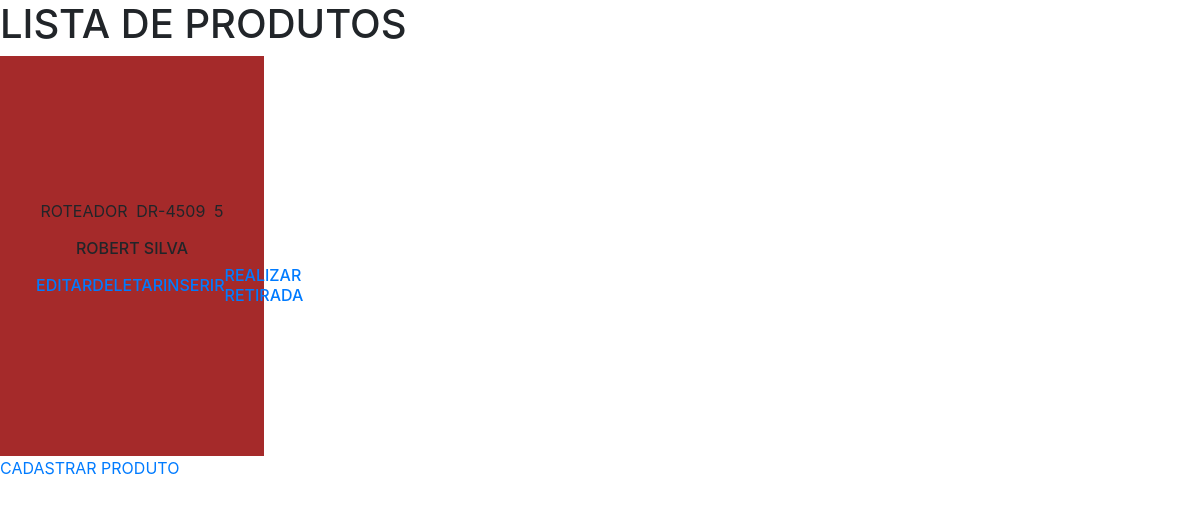
The app's page /produtoList/ (signed in), older data.
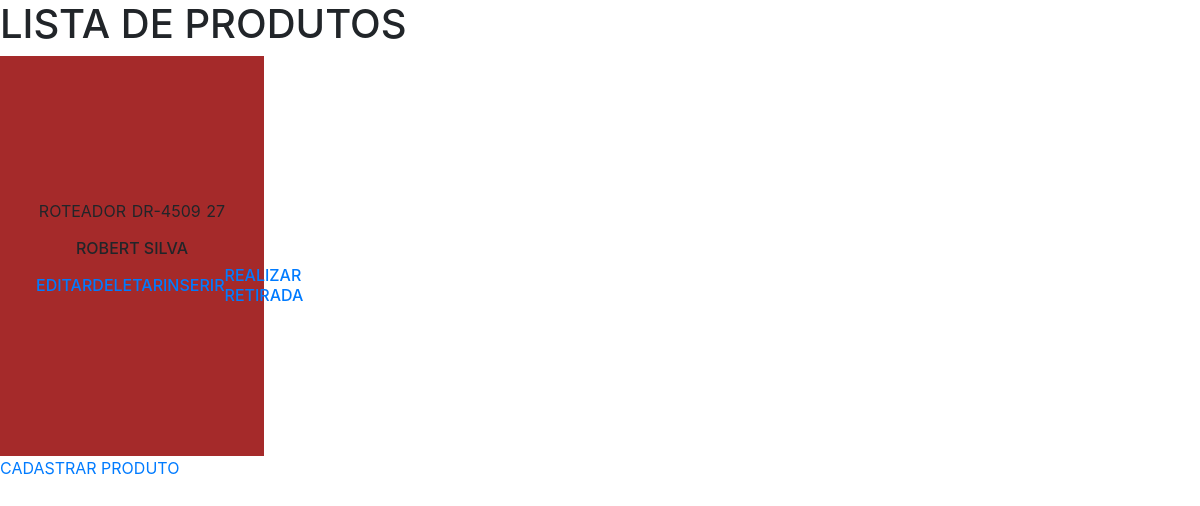
The same page, newer data.
### core/models.py (models this page shows, shortened)
class Produto(models.Model):
    modelo = models.CharField('Nome',max_length=30,blank=False)
    quantidade = models.IntegerField('Quantidade',blank=False)
    fotoUm = models.ImageField('Foto',upload_to='fotosProduto',blank=False)
    fotoDois = models.ImageField('Foto',upload_to='fotosProduto',blank=True)
    fotoTres = models.ImageField('Foto',upload_to='fotosProduto',blank=True)
    fornecedor = models.ForeignKey(Fornecedor,on_delete=models.CASCADE)
    equipamento = models.ForeignKey(TipoProduto,on_delete=models.CASCADE)

class TipoProduto(models.Model):
    nome = models.CharField('Nome',max_length=20,blank=False)
    def __str__(self):
        return self.nome.upper()

class Fornecedor(models.Model):
    nome = models.CharField('Nome', max_length=100,blank=False)
    cnpj = CNPJField(masked=True,blank=False)
    telefone = models.IntegerField('Telefone',blank=False)
    codigoPostal = models.IntegerField('CEP',blank=False)
    emailFornecedor = models.EmailField('Email',max_length=100,blank=False)
    fotoFornecedor = models.ImageField('Foto',upload_to='fornecedoresImg',null=True)
    def __str__(self):
        return self.nome.upper()

### core/views.py (the view)
# urls.py: path('produtoList/',produto_lista,name='list_produto'),
@login_required
def produto_lista(request):
    prod = Produto.objects.all()
    contexto = {
        'list_produto': prod
    }
    return render(request,'produto_lista.html',contexto)

### templates/produto_lista.html (shortened to what this page needs)
<!DOCTYPE html>
{% load static %}
<html lang="en">
  <head>
    <link rel="stylesheet" href="{% static '/css/produtoList.css' %}" />
    <link
      rel="stylesheet"
      href="https://cdn.jsdelivr.net/npm/bootstrap@4.0.0/dist/css/bootstrap.min.css"
    />
  </head>
  <body>
    <h1>LISTA DE PRODUTOS</h1>
    <div class="produtos">
      {% for prod in list_produto %}
      <div class="row1">
        <p>{{prod.equipamento | upper}}</p>
        <p>{{prod.modelo | upper}}</p>
        {%if prod.quantidade == 0 %}
        <p>Sem estoque</p>
        {% else %}
        <p>{{prod.quantidade}}</p>
        {% endif %}
      </div>
      <div class="row2">
        <h6>{{prod.fornecedor | upper}}</h6>
      </div>
      <div class="row3">
        <a href="{% url 'edit_produto' prod.id %}"><h6>EDITAR</h6></a>
        <a href="{% url 'del_produto' prod.id %}"><h6>DELETAR</h6></a>
        <a href="{% url 'entradas' prod.id %}"><h6>INSERIR </br></h6></a>
        {% if prod.quantidade == 0 %}
        {% else %}
        <a href="{% url 'retiradas' prod.id %}"><h6>REALIZAR </br> RETIRADA</h6></a>
        {% endif %}
      </div>
    </div>
    {% empty %}
    <p>Nenhum produto cadastrado</p>
    {% endfor %}
    <a href="{% url 'cad_produto' %}">CADASTRAR PRODUTO</a>
  </body>
</html>

Row changes from the older to the newer data that the page shows:
changed Produto "DR-4509": quantidade "5" → "27"
